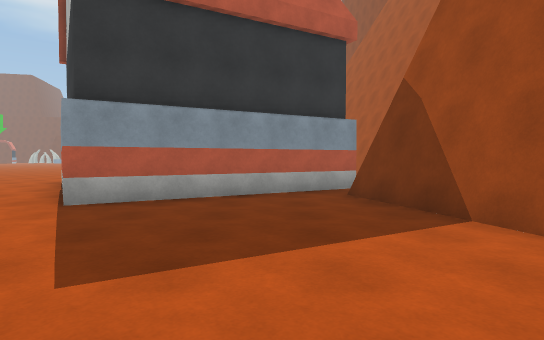
[1] (above)

16 first-person views from a walk through a scene from a Unity 3-D project. The camera is 1.3 m above the floor, tilts 2° down and sees 75° across. The floor is counted in squares, 2 m on a side. Each view is taken from the middle of a square. On the plan, view 1 faces up. The plan holds only what a view shows up to about 10 squares ahead; the rest is blank. The place goes on beyond the plan. The player character is not drawn. Surface patterns are stand-ins for the level's own textures.

[2]
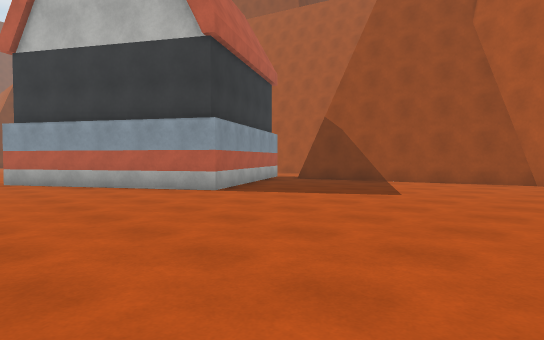

[3]
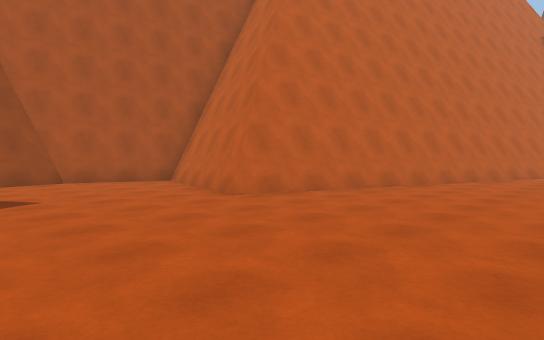

[4]
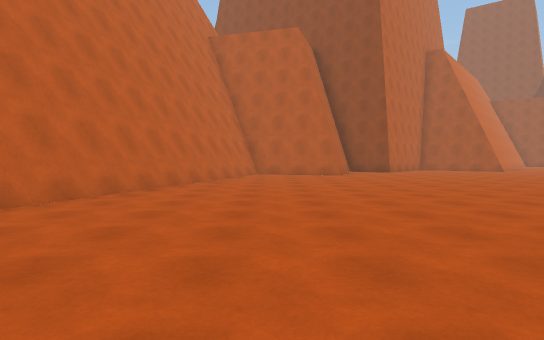

[5]
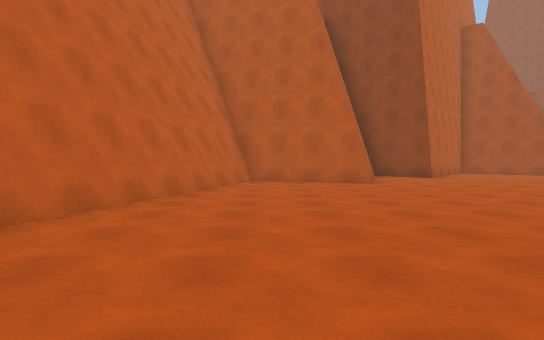

[6]
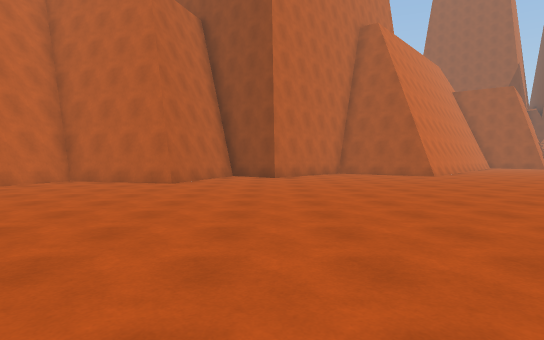

[7]
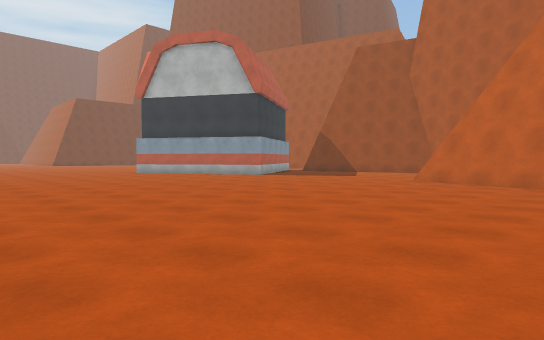

[8]
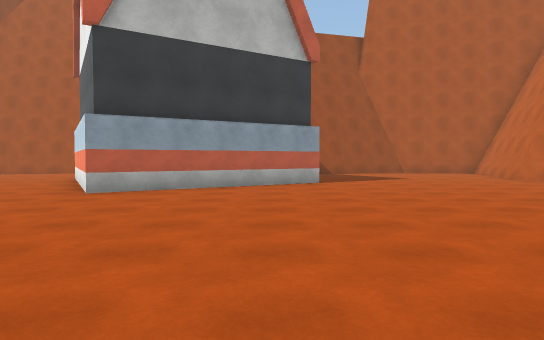

[9]
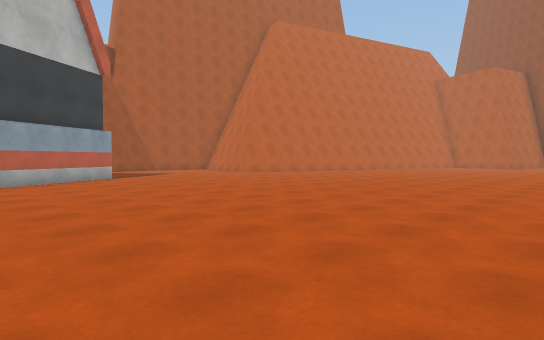

[10]
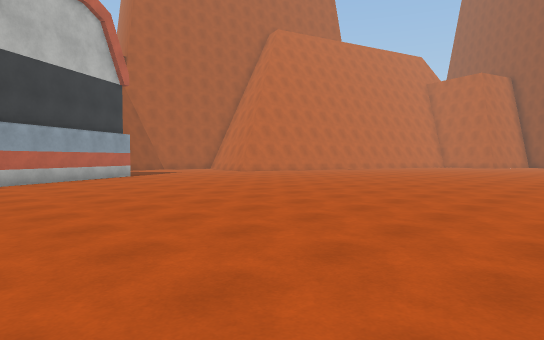

[11]
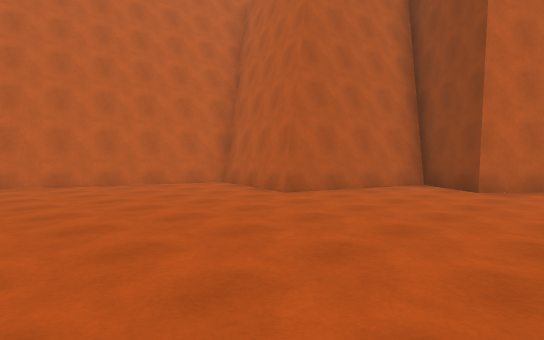

[12]
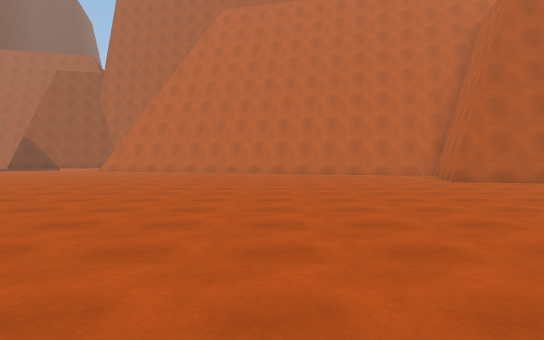

[13]
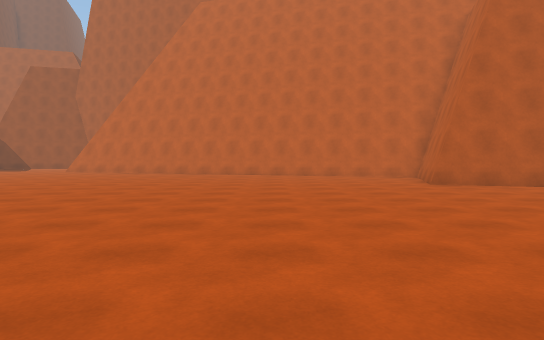

[14]
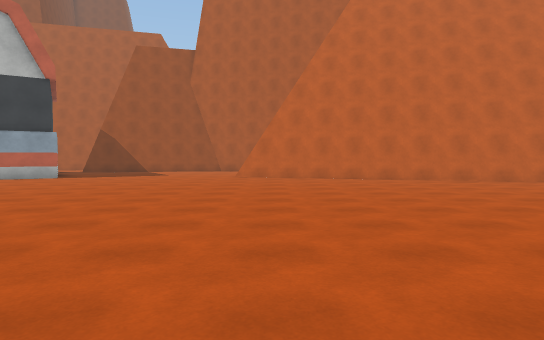

[15]
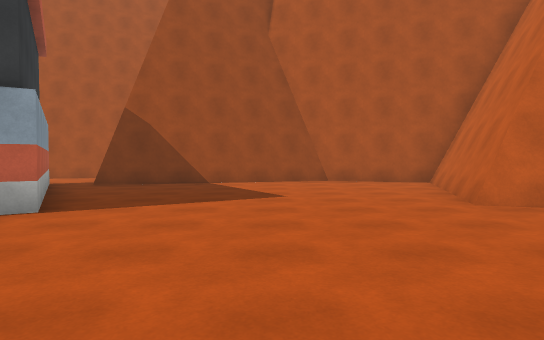

[16]
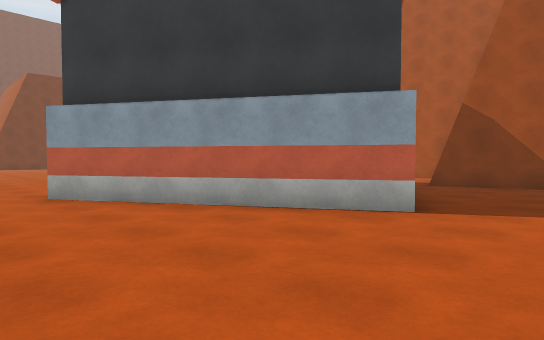

### Floor plan
Key: @ floor where view 1 was taken; # wall or solid block; . floor; B building.
Columns run from 19 left of view 1 to 3 right of it. Each row starts with its distance up from view 1.
 10     .....   ...B
  9     ..........B
  8     ...........B    B..
  7     ...........B   BB..
  6     ............BBB..#
  5      ...........B....#
  4      ................##
  3      .................#
  2      .................#
  1      .................#
  0      ..............@..#
 -1       ...........#....#
 -2      ............####.#
 -3       ...........#  ###
 -4       ..........##
 -5      ...........#
 -6    .............#
 -7   .............##
 -8  ..............#
 -9 ...............#
-10  .............##
-11   ............#
-12  .............#
-13  .............#
-14 ..........#..##
-15 ..........####
-16       ...##

Positions as (right, up) in squares from view 1, and headings:
1: (0, 0), facing up
2: (-7, -1), facing up-right
3: (-7, 3), facing down-right
4: (-7, -1), facing down
5: (-7, -5), facing down
6: (-12, -5), facing down
7: (-12, -5), facing up-right
8: (-12, 6), facing right
9: (-14, 9), facing down-right
10: (-15, 10), facing down-right
11: (-14, -9), facing down-right
12: (-19, -9), facing right
13: (-18, -10), facing right
14: (-14, -2), facing right
15: (-7, 2), facing right
16: (-7, 3), facing up-right
